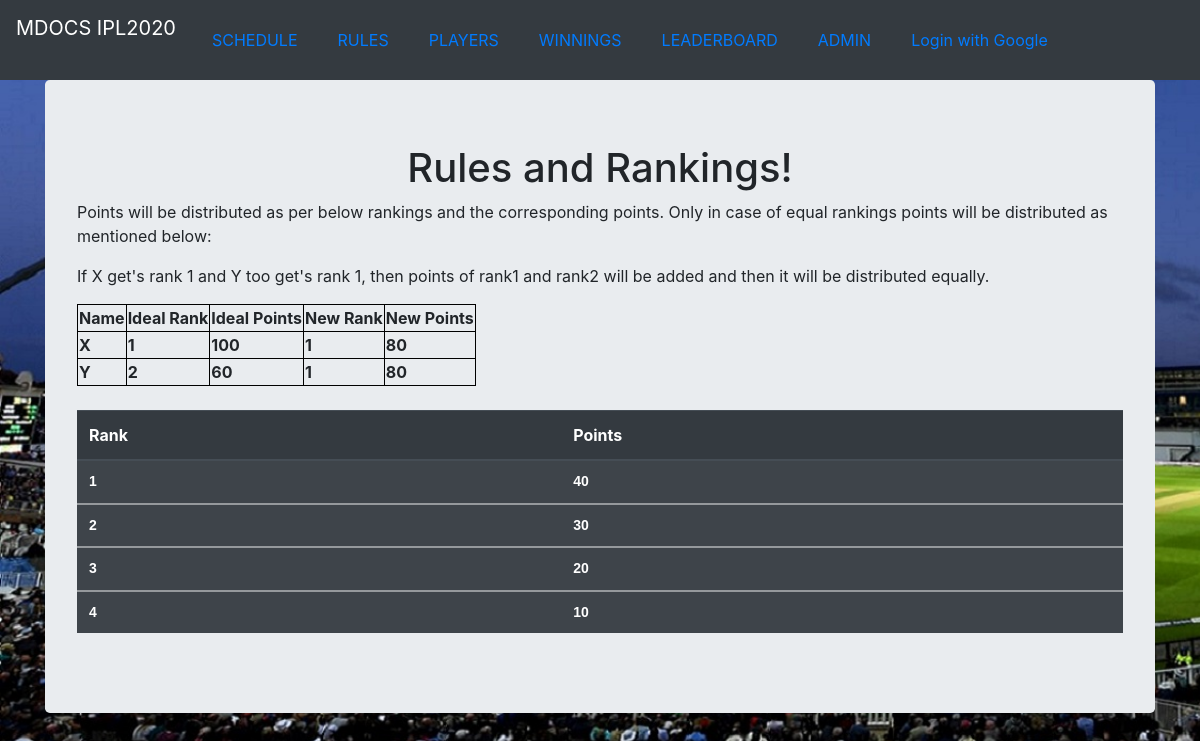
Screenshot of /rules/ with the database file from the repository.
### score_app/models.py (models this page shows, shortened)
class Rankings(models.Model):
    rank = models.IntegerField()
    points = models.IntegerField()

### score_app/views.py (the view)
# urls.py: path('rules/', views.MatchRulesView.as_view(), name='rules'),
class MatchRulesView(ListView):
    context_object_name = 'match_rules'
    model = models.Rankings
    template_name = 'match_rules.html'

### templates/match_rules.html
{% extends "base.html" %}
{% block body_block %}
<div class="jumbotron">
    <h1 align="center"> Rules and Rankings!</h1>
    <p>Points will be distributed as per below rankings and the corresponding points. Only in case of equal rankings points will be distributed as
    mentioned below:</p>
    <p>If X get's rank 1 and Y too get's rank 1, then points of rank1 and rank2 will be added and then it will be distributed equally.</p>
        <table style="border-collapse: collapse; border: 1px solid black;" ><thead><tr> <th style="border: 1px solid black;">Name</th><th style="border: 1px solid black;">Ideal Rank</th><th style="border: 1px solid black;">Ideal Points</th><th style="border: 1px solid black;">New Rank</th><th style="border: 1px solid black;">New Points</th></tr>
        <tbody ><tr style="border: 1px solid black;"> <th style="border: 1px solid black;">X</th><th style="border: 1px solid black;">1 </th><th style="border: 1px solid black;">100</th><th style="border: 1px solid black;">1</th><th style="border: 1px solid black;"   >80</th></tbody>
        <tbody><tr> <th style="border: 1px solid black;">Y</th><th style="border: 1px solid black;" >2 </th><th style="border: 1px solid black;">60</th><th style="border: 1px solid black;">1</th><th style="border: 1px solid black;">80</th></tbody></table>
    <br>
  <div class="table-condensed">
  <table class="table  table-striped table-dark">
    <thead>
      <tr>
        <th>Rank</th>
        <th>Points</th>
      </tr>
    </thead>
      {% for data in match_rules %}
    <tbody>
      <tr style="font-family: 'Enriqueta', arial, serif; line-height: 1.25; margin: 0 0 10px; font-size: 14px; font-weight: bold;">
          <td >{{ data.rank }}</td>
          <td>{{ data.points }}</td>
      </tr>
    </tbody>
      {% endfor %}
  </table>
  </div>
</div>
{% endblock %}

### rows the page displays
Rankings: rank "1", points "40"
Rankings: rank "2", points "30"
Rankings: rank "3", points "20"
Rankings: rank "4", points "10"
